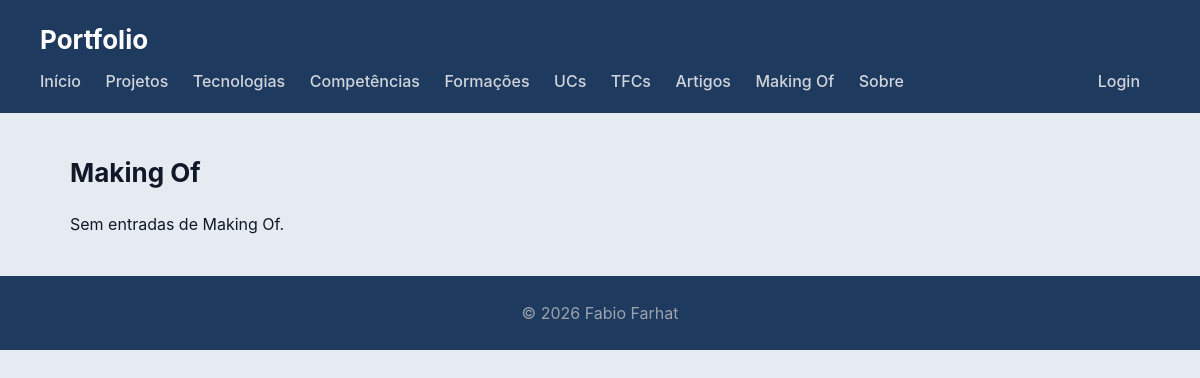
The app's page /portfolio/makingof/, older data.
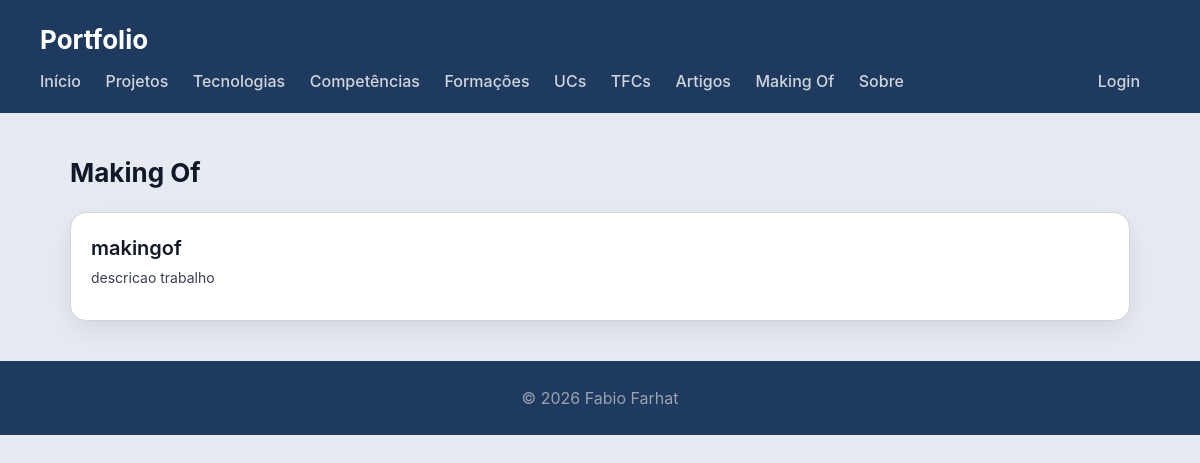
The same page, newer data.
### portfolio/models.py (models this page shows, shortened)
class MakingOf(models.Model):
    entidade = models.CharField(max_length=200)
    descricao = models.CharField(max_length=1000, blank=True)
    documentacao = models.FileField(upload_to='makingof/', blank=True, null=True)
    decisoes_tomadas = models.TextField(blank=True)
    erros_correcoes = models.TextField(blank=True)
    uso_ia = models.TextField(blank=True)  # NOVO
    class Meta:
        verbose_name = "Making Of"
        verbose_name_plural = "Making Ofs"

### portfolio/views.py (the view)
# urls.py: path('makingof/', views.makingof_view, name="makingof"),
def makingof_view(request):
    entradas = MakingOf.objects.all()
    return render(request, 'portfolio/makingof.html', {'entradas': entradas})

### portfolio/templates/portfolio/makingof.html (shortened to what this page needs)
{% extends "portfolio/base.html" %}
{% block content %}
<h2>Making Of</h2>
<section>
    {% for entrada in entradas %}
    <article>
        <header>
            <h3>{{ entrada.entidade }}</h3>
            <p>{{ entrada.descricao }}</p>
        </header>
    </article>
    {% empty %}
        <p>Sem entradas de Making Of.</p>
    {% endfor %}
</section>
{% endblock %}

Row changes from the older to the newer data that the page shows:
added MakingOf: entidade "makingof", descricao "descricao trabalho"
Text that changed along with them:
text no longer shown: "Sem entradas de Making Of."
